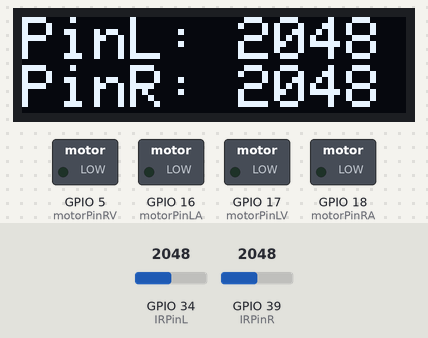
The sketch below on a simulated ESP32. Parts: 128×32 one-colour display, switched loads named in the sketch (green lamp = pin HIGH). The test bench sets the inputs (shaded band); at power-on: GPIO 34 (IRPinL) = 2048, GPIO 39 (IRPinR) = 2048.

Above: at 1.2 s.
1.3 s: GPIO 34 (IRPinL) set to 1161
At 2.9 s:
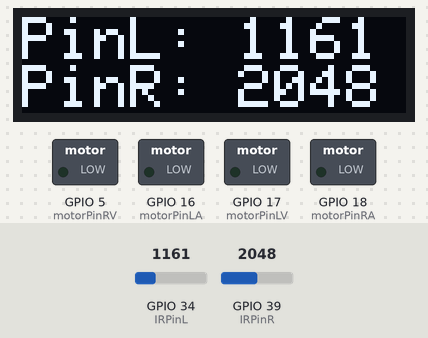
3.5 s: GPIO 34 (IRPinL) set to 1057
At 5.3 s:
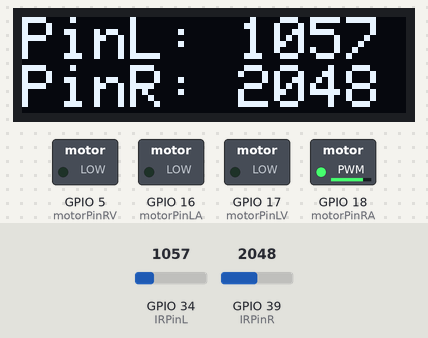
5.6 s: GPIO 39 (IRPinR) set to 1159
At 6.8 s:
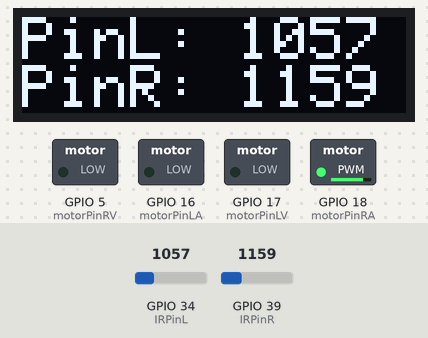
7.1 s: GPIO 39 (IRPinR) set to 1029
At 7.5 s:
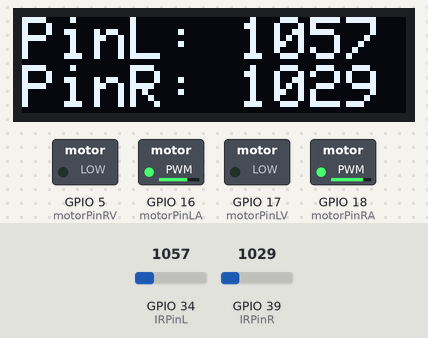
8.6 s: GPIO 34 (IRPinL) set to 1140
At 9.5 s:
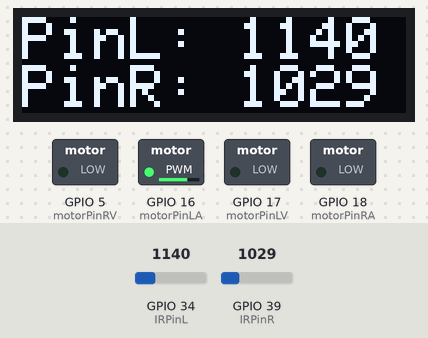
10.1 s: GPIO 39 (IRPinR) set to 1140
At 12.3 s:
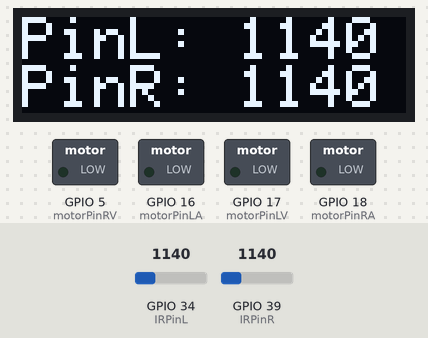
Timing chart, 0 to 12.6 s (numbered marks = the images above; inputs shaded):
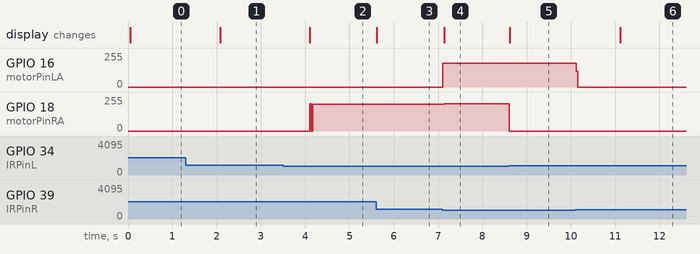

Measured:
- the behaviour switches between 1100 and 1099 on GPIO 34 (IRPinL) (found by bisection; images 1 and 2)
- the behaviour switches between 1100 and 1099 on GPIO 39 (IRPinR) (found by bisection; images 3 and 4)
- after the input at 1.3 s, the display: changes after 0.78 s (image 1)
- after the input at 3.5 s, GPIO 18 (motorPinRA): 0/255 → 202/255 after 0.61 s; the display: changes after 0.61 s (image 2)
- after the input at 5.6 s, the display: changes at once (image 3)
- after the input at 7.1 s, GPIO 16 (motorPinLA): 0/255 → 180/255 at once; GPIO 18 (motorPinRA): 202/255 → 203/255 at once; the display: changes at once (image 4)
- after the input at 8.6 s, GPIO 18 (motorPinRA): 203/255 → 0/255 at once; the display: changes at once (image 5)
- after the input at 10.1 s, GPIO 16 (motorPinLA): 180/255 → 0/255 at once; the display: changes after 1.0 s (image 6)

The sketch:

Race.ino
```cpp
#include <Arduino.h>
#include <analogWrite.h>
#include <Adafruit_VL53L0X.h>
#include <Adafruit_GFX.h>
#include <Adafruit_SSD1306.h>
#include "Adafruit_VL53L0X.h"

int motorPinLA = 16; //Linkerwiel achteruit
int motorPinLV = 17; //Linkerwiel vooruit
int motorPinRV = 5; //Rechterwiel vooruit
int motorPinRA = 18; //Rechterwiel achteruit
int IRPinR = 39;// IR pin rechts
int IRPinL = 34;// IR pin links
int pinR = 0;
int pinL = 0;
int colorThreshold = 1100;

Adafruit_SSD1306 display(128, 32, &Wire, 4);

void setup(){
  Serial.begin(9600);
  pinMode(motorPinRA, OUTPUT);
  pinMode(motorPinRV, OUTPUT);
  pinMode(motorPinLV, OUTPUT);
  pinMode(motorPinLA, OUTPUT);

  //display
  if(!display.begin(SSD1306_SWITCHCAPVCC, 0x3C)) {
    Serial.println(F("SSD1306 allocation failed"));
    for(;;); // Don't proceed, loop forever
  }

  display.clearDisplay();
  display.setTextSize(2);
  display.setTextColor(SSD1306_WHITE);
  display.display();
}

void loop(){
//display
  display.clearDisplay();

  display.setCursor(0,0);             // Start at top-left corner
  display.print("PinL: ");
  display.println(analogRead(IRPinL));
  display.print("PinR: ");
  display.println(analogRead(IRPinR));
  display.display();

  //Read the IR pins
  int pinL = analogRead(IRPinL)/1100;
  int pinR = analogRead(IRPinR)/1100;


    //if robot sees black with both, stand still
  if(pinL >= 1 && pinR >= 1){
    standStill();
    delay(500);
    driveBackwards();
    delay(500);
    //if robot sees black on the right then drive back for a moment, turn left and drive forward
  }else if(pinL == 0 && pinR >= 1){
    driveBackwards();
    turnLeft(80);
    //if robot sees black on the left then drive back for a moment, turn right and drive forward
  }else if(pinL >= 1 && pinR == 0){
    driveBackwards();
    turnRight(80);
    //if the robot sees no black then drive forward
  }else if(pinL == 0 && pinR == 0){
    driveForward(80);
  }
}


/*
 * functions
 */

 /*
  * Drive Forward
  */
void driveForward(double percentage) {
  int speedR = int((255.0f / 100.0f) * percentage);
  int speedL = int((225.0f / 100.0f) * percentage);

  analogWrite(motorPinRA, speedR);
  analogWrite(motorPinRV, 0);
  analogWrite(motorPinLV, 0);
  analogWrite(motorPinLA, speedL);
}


/*
 * turn left
 */
void turnLeft(double percentage) {
  int speedR = int((255.0f / 100.0f) * percentage);
  int speedL = int((225.0f / 100.0f) * percentage);

  analogWrite(motorPinRA, speedR);
  analogWrite(motorPinRV, 0);
  analogWrite(motorPinLV, 0);
  analogWrite(motorPinLA, 0);
//  delay(340);
}


/*
 * turn right
 */
void turnRight(double percentage)  {
  int speedR = int((255.0f / 100.0f) * percentage);
  int speedL = int((225.0f / 100.0f) * percentage);

  analogWrite(motorPinRA, 0);
  analogWrite(motorPinRV, 0);
  analogWrite(motorPinLV, 0);
  analogWrite(motorPinLA, speedL);
}


/*
 * stand still
 */
void standStill() {
  analogWrite(motorPinRA, 0);
  analogWrite(motorPinRV, 0);
  analogWrite(motorPinLV, 0);
  analogWrite(motorPinLA, 0);
}

/*
 * drive backwards
 */
void driveBackwards(){
  analogWrite(motorPinRA, 0);
  analogWrite(motorPinRV, 0);
  analogWrite(motorPinLV, 0);
  analogWrite(motorPinLA, 0);
}
```
